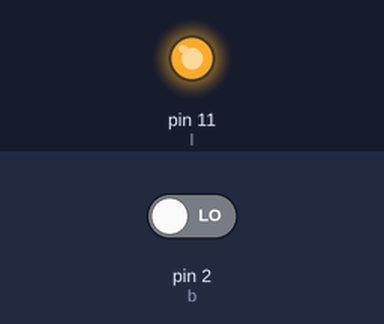
Recording of a sketch running on a simulated Arduino Uno, built with avr-gcc and run on an emulated ATmega328P. Shown: output pins drawn as LEDs (lit = HIGH). The inputs (shaded band) are chosen by the test bench; at power-on: pin 2 (b) LOW.

Above: at 4.8 s.
4.9 s: pin 2 (b) driven HIGH
At 7.2 s:
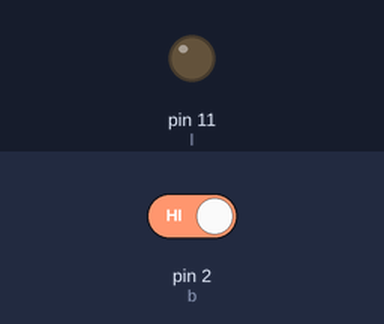
7.6 s: pin 2 (b) driven LOW
At 8.7 s:
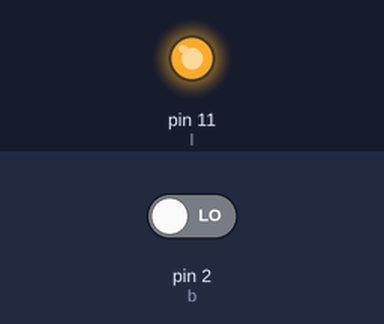
Timing chart, 0 to 10.6 s (numbered marks = the images above; inputs shaded):
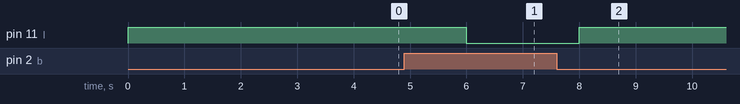

The sketch:

sketch_apr08i.ino
```cpp
const int l=11;
const int b=2;
int x=0;
int y=0;
int z=0;

void setup() {
  // put your setup code here, to run once:
pinMode(11,OUTPUT);
pinMode(2,INPUT);
}

void loop() {
  // put your main code here, to run repeatedly:
x=digitalRead(b);
if(x == HIGH)
{digitalWrite(l,HIGH);
}
if(y==LOW)
{digitalWrite(l,HIGH);}
  if(x==HIGH){
    digitalWrite(l,LOW);}
    delay(2000);
}
```

Measured:
- after the input at 4.9 s, pin 11 (l): HIGH → LOW after 1.1 s
- after the input at 7.6 s, pin 11 (l): LOW → HIGH after 0.40 s
